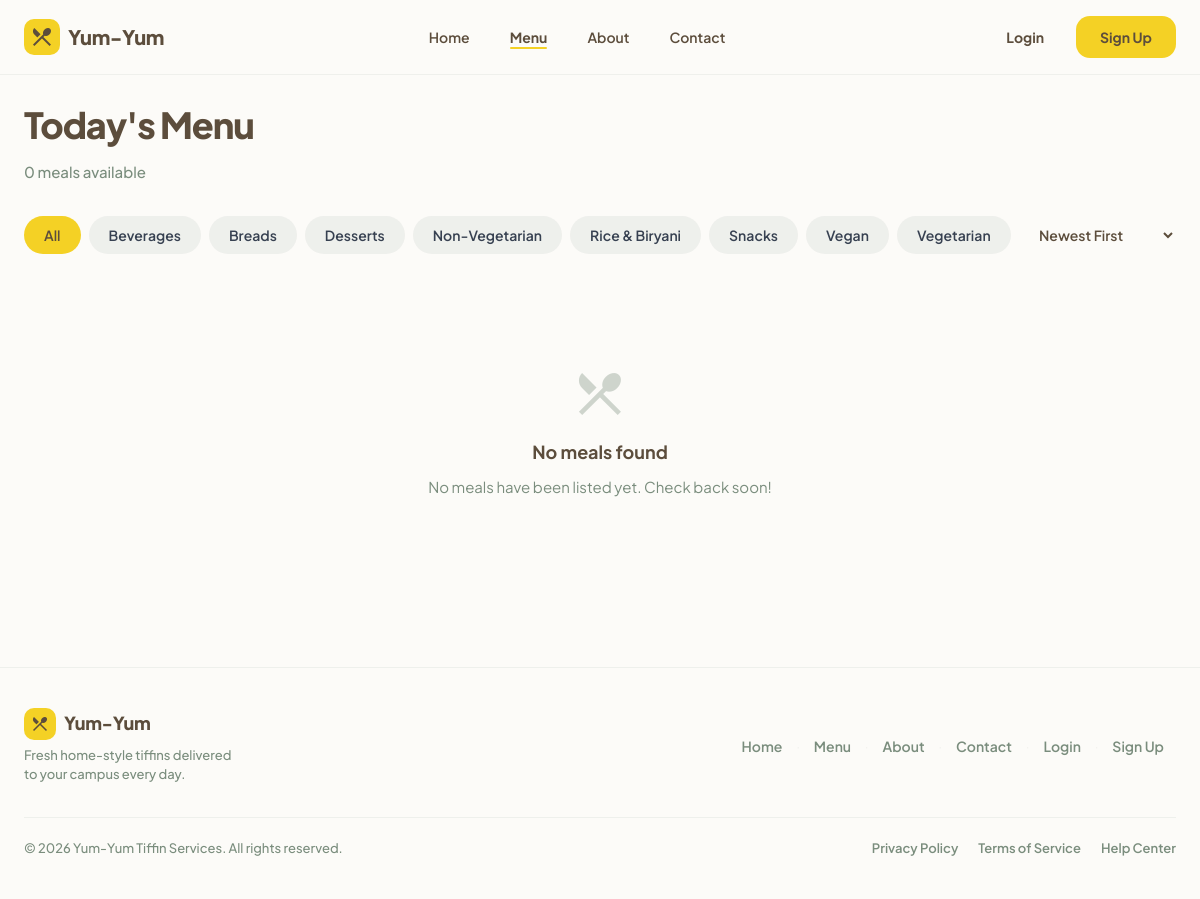
Page /buyer/menu.php on the committed database.
### tables this page shows
CREATE TABLE categories (
    id         INT UNSIGNED NOT NULL AUTO_INCREMENT,
    name       VARCHAR(100) NOT NULL,
    created_at DATETIME NOT NULL DEFAULT CURRENT_TIMESTAMP,
    PRIMARY KEY (id),
    UNIQUE KEY uq_categories_name (name)
);

### buyer/menu.php (the view, shortened to what this page needs)
<?php
require_once __DIR__ . '/../includes/orders.php';
$selected_category = (int)($_GET['category'] ?? 0);
$sort              = $_GET['sort'] ?? 'newest';
$order_by = match($sort) {
    'oldest'     => 'fi.created_at ASC',
    'price_asc'  => 'fi.price ASC',
    'price_desc' => 'fi.price DESC',
    'name_asc'   => 'fi.name ASC',
    default      => 'fi.created_at DESC',
};
$categories = $pdo->query('SELECT id, name FROM categories ORDER BY name ASC')->fetchAll();
$where = 'WHERE fi.is_available = 1 AND fi.deleted_at IS NULL';
$params = [];
$stmt = $pdo->prepare("
    SELECT
        fi.id,
        fi.name,
        fi.description,
        fi.price,
        fi.image_path,
        c.id   AS category_id,
        c.name AS category,
        u.first_name AS seller_first,
        u.last_name  AS seller_last,
        u.kitchen_name AS seller_kitchen
    FROM food_items fi
    JOIN categories c ON fi.category_id = c.id
    JOIN users      u ON fi.seller_id   = u.id
    $where
    ORDER BY $order_by
");
$stmt->execute($params);
$food_items = $stmt->fetchAll();
$total_count = count($food_items);
require_once __DIR__ . '/../includes/header.php';
?>
<div style="max-width:1280px;margin:0 auto;padding:2.5rem 1.5rem 4rem;">
    <div style="margin-bottom:2rem;">
        <h1 style="font-size:clamp(1.75rem,3vw,2.5rem);font-weight:800;color:var(--earth);letter-spacing:-0.03em;margin-bottom:0.375rem;">
            Today's Menu
        </h1>
        <p style="color:var(--sage);font-size:0.9375rem;font-weight:500;">
            <?= $total_count ?> meal<?= $total_count !== 1 ? 's' : '' ?> available
        </p>
    </div>
    <div class="filter-bar" style="margin-bottom:2rem;">
        <div style="display:flex;flex-wrap:wrap;gap:0.5rem;flex:1;">
            <a href="?sort=<?= urlencode($sort) ?>"
               class="filter-btn <?= $selected_category === 0 ? 'filter-btn--active' : 'filter-btn--inactive' ?>"
               style="text-decoration:none;">
                All
            </a>
            <?php foreach ($categories as $cat): ?>
                <a href="?category=<?= $cat['id'] ?>&sort=<?= urlencode($sort) ?>"
                   class="filter-btn <?= $selected_category === (int)$cat['id'] ? 'filter-btn--active' : 'filter-btn--inactive' ?>"
                   style="text-decoration:none;">
                    <?= htmlspecialchars($cat['name']) ?>
                </a>
            <?php endforeach; ?>
        </div>
        <div class="filter-bar__sort">
            <form method="GET" action="" id="sort-form" style="margin:0;">
                <select name="sort" id="sort-select">
                    <option value="newest"     <?= $sort === 'newest'     ? 'selected' : '' ?>>Newest First</option>
                </select>
            </form>
        </div>
    </div>
    <?php if (empty($food_items)): ?>
        <div style="text-align:center;padding:5rem 1rem;color:var(--sage);">
            <span class="material-symbols-outlined"
                  style="font-size:3.5rem;display:block;margin-bottom:1rem;opacity:0.35;">
                restaurant_menu
            </span>
            <p style="font-size:1.125rem;font-weight:700;color:var(--earth);margin-bottom:0.5rem;">
                No meals found
            </p>
            <p style="font-size:0.9375rem;margin-bottom:1.5rem;">
                <?= $selected_category > 0
                    ? 'No items in this category yet. Try a different filter.'
                    : 'No meals have been listed yet. Check back soon!' ?>
            </p>
        </div>
    <?php endif; ?>
</div>
<?php require_once __DIR__ . '/../includes/footer.php'; ?>

### rows in the picture
categories: name "Beverages"
categories: name "Breads"
categories: name "Desserts"
categories: name "Non-Vegetarian"
categories: name "Rice & Biryani"
categories: name "Snacks"
categories: name "Vegan"
categories: name "Vegetarian"

### other values in the picture
$total_count "0"
$link['label'] "Home"
$link['label'] "Menu"
$link['label'] "About"
$link['label'] "Contact"
$link['label'] "Login"
$link['label'] "Sign Up"
